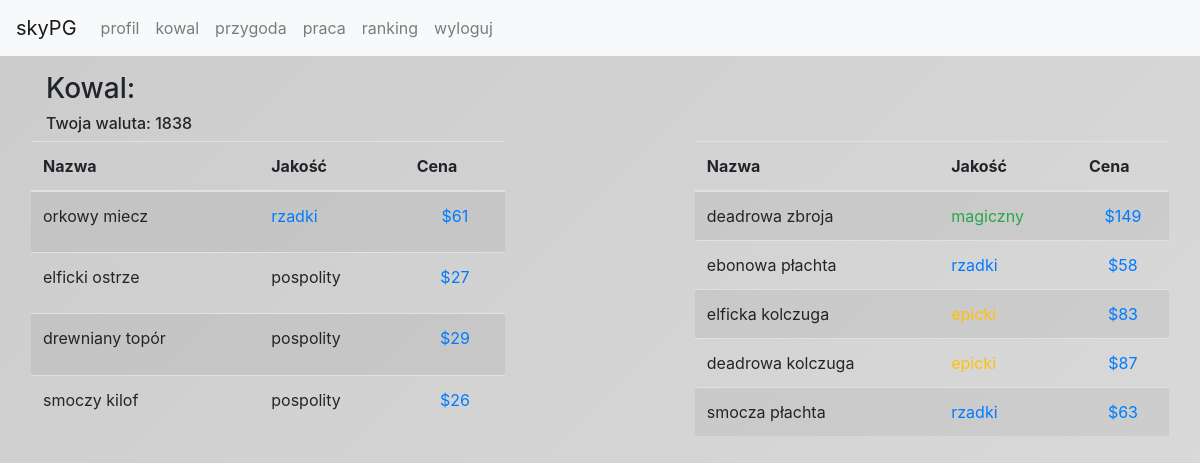
Page /smith (signed in) on the earlier database version.
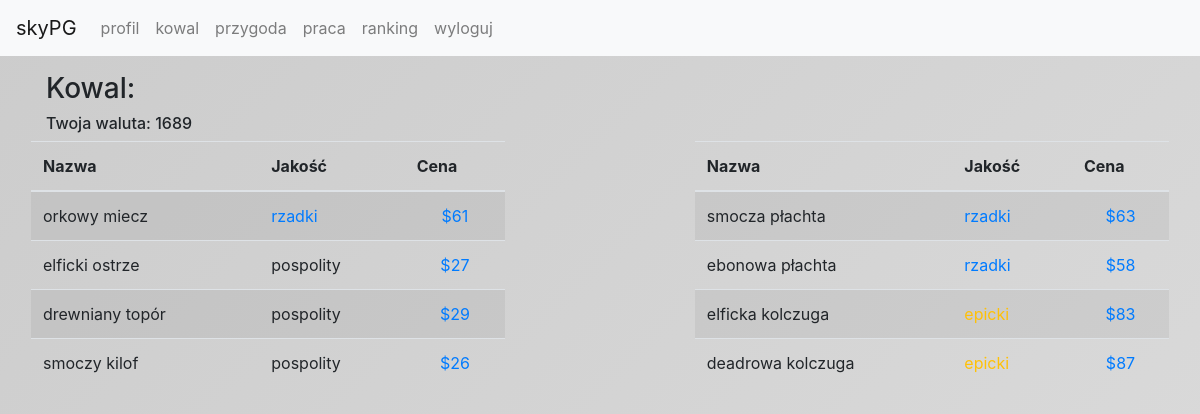
Same page on the later database version.
### tables this page shows
CREATE TABLE "users" (
	`id`	INTEGER PRIMARY KEY AUTOINCREMENT,
	`username`	TEXT UNIQUE,
	`password`	TEXT,
	`eq`	TEXT DEFAULT "[]",
	`messages`	TEXT DEFAULT "[]",
	`history`	TEXT DEFAULT "[]",
	`coins`	INTEGER DEFAULT 100,
	`level`	INTEGER DEFAULT 1,
	`statistics`	TEXT DEFAULT '{
  "strength": 15,
  "health": 100,
  "critical": 5,
  "block": 5,
  "luck": 5
}',
	`race`	TEXT,
	`desc`	TEXT DEFAULT "",
	`banned`	INTEGER DEFAULT 0,
	`weapons`	TEXT DEFAULT "[]",
	`experience`	INTEGER DEFAULT 0,
	`lastRefreshShop`	TEXT DEFAULT 0,
	`armors`	TEXT DEFAULT "[]"
);

### app/controllers/smithController.php (called while the page is built, shortened)
<?php
    class SmithController {
        public function __construct() {
            require_once __DIR__ . '\..\helpers/user.php';
            require_once __DIR__ . '\..\helpers/user.php';
            $this->loadView(User::getAllInfo());
        }
        private function loadView($user) {
            require_once __DIR__ . '\..\views/smithView.phtml';
        }
    }
?>

### app/helpers/user.php (called while the page is built, shortened)
<?php
    class User {
        public static function getAllInfo() {
            $conn = Db::getPDO();
            $query = $conn->prepare('SELECT * FROM users WHERE username LIKE ?');
            $query->bindParam(1, $_SESSION['username']);
            $query->execute();
            $result = $query->fetchAll(PDO::FETCH_ASSOC);
            return $result[0];
        }
    }
?>

### app/views/smithView.phtml (the view, shortened to what this page needs)
<div class="container p-3">
    <h3>Kowal:</h3>
    <h6>Twoja waluta: <?php echo $user['coins']; ?></h6>
    <div class="row">
        <table class="table table-striped col-md-5">
            <thead>
                <tr>
                    <th>Nazwa</th>
                    <th>Jakość</th>
                    <th>Cena</th>
                </tr>
            </thead>
            <tbody>
                <?php
                    require_once __DIR__ . '\..\helpers/user.php';
                    $user = User::getAllInfo();
                    $weapons = json_decode($user['weapons']);
                    for ($i = 0; $i < count($weapons); $i++) {
                        $weapon = $weapons[$i];
                        echo '<tr>
                            <td>' . $weapon->typeOfWeapon . ' ' . $weapon->name . '</td>
                            <td>' . $weapon->HTMLQuality . '</td>
                            <td class="text-center"><a class="btn-link" href="buy/weapon/' . $weapon->id . '">$' . $weapon->value . '</a></td>
                        </tr>';
                    }
                ?>
            </tbody>
        </table>
        <div class="col-md-2">
        </div>
        <table class="table table-striped col-md-5">
            <thead>
                <tr>
                    <th>Nazwa</th>
                    <th>Jakość</th>
                    <th>Cena</th>
                </tr>
            </thead>
            <tbody>
                <?php
                    require_once __DIR__ . '\..\helpers/user.php';
                    $user = User::getAllInfo();
                    $armors = json_decode($user['armors']);
                    for ($i = 0; $i < count($armors); $i++) {
                        $armor = $armors[$i];
                        echo '<tr>
                            <td>' . $armor->typeOfArmor . ' ' . $armor->name . '</td>
                            <td>' . $armor->HTMLQuality . '</td>
                            <td class="text-center"><a class="btn-link" href="buy/armor/' . $armor->id . '">$' . $armor->value . '</a></td>
                        </tr>';
                    }
                ?>
            </tbody>
        </table>
    </div>
</div>

Differences in the rows shown:
changed users: coins "1838" → "1689"
Other differences:
list line gone: "deadrowa zbroja magiczny $ 149"
